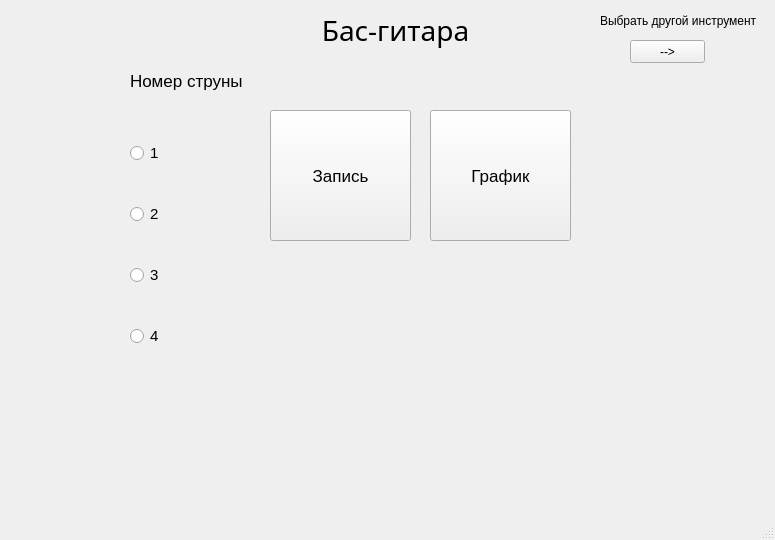
<?xml version="1.0" encoding="UTF-8"?>
<ui version="4.0">
 <class>MainWindow</class>
 <widget class="QMainWindow" name="MainWindow">
  <property name="geometry">
   <rect>
    <x>0</x>
    <y>0</y>
    <width>775</width>
    <height>540</height>
   </rect>
  </property>
  <property name="windowTitle">
   <string>MainWindow</string>
  </property>
  <widget class="QWidget" name="centralwidget">
   <widget class="QWidget" name="verticalLayoutWidget">
    <property name="geometry">
     <rect>
      <x>130</x>
      <y>110</y>
      <width>111</width>
      <height>271</height>
     </rect>
    </property>
    <layout class="QVBoxLayout" name="verticalLayout">
     <item>
      <widget class="QRadioButton" name="radioButton_2">
       <property name="font">
        <font>
         <pointsize>11</pointsize>
        </font>
       </property>
       <property name="text">
        <string>1</string>
       </property>
      </widget>
     </item>
     <item>
      <widget class="QRadioButton" name="radioButton">
       <property name="font">
        <font>
         <pointsize>11</pointsize>
        </font>
       </property>
       <property name="text">
        <string>2</string>
       </property>
      </widget>
     </item>
     <item>
      <widget class="QRadioButton" name="radioButton_3">
       <property name="font">
        <font>
         <pointsize>11</pointsize>
        </font>
       </property>
       <property name="text">
        <string>3</string>
       </property>
      </widget>
     </item>
     <item>
      <widget class="QRadioButton" name="radioButton_4">
       <property name="font">
        <font>
         <pointsize>11</pointsize>
        </font>
       </property>
       <property name="text">
        <string>4</string>
       </property>
      </widget>
     </item>
    </layout>
   </widget>
   <widget class="QLabel" name="label">
    <property name="geometry">
     <rect>
      <x>130</x>
      <y>60</y>
      <width>141</width>
      <height>41</height>
     </rect>
    </property>
    <property name="font">
     <font>
      <pointsize>13</pointsize>
     </font>
    </property>
    <property name="frameShape">
     <enum>QFrame::NoFrame</enum>
    </property>
    <property name="text">
     <string>Номер струны</string>
    </property>
   </widget>
   <widget class="QLabel" name="label_2">
    <property name="geometry">
     <rect>
      <x>280</x>
      <y>290</y>
      <width>291</width>
      <height>81</height>
     </rect>
    </property>
    <property name="font">
     <font>
      <pointsize>13</pointsize>
     </font>
    </property>
    <property name="text">
     <string/>
    </property>
    <property name="textFormat">
     <enum>Qt::AutoText</enum>
    </property>
    <property name="alignment">
     <set>Qt::AlignCenter</set>
    </property>
    <property name="margin">
     <number>0</number>
    </property>
   </widget>
   <widget class="QPushButton" name="Recording">
    <property name="geometry">
     <rect>
      <x>270</x>
      <y>110</y>
      <width>141</width>
      <height>131</height>
     </rect>
    </property>
    <property name="font">
     <font>
      <family>MS Shell Dlg 2</family>
      <pointsize>13</pointsize>
     </font>
    </property>
    <property name="text">
     <string>Запись</string>
    </property>
   </widget>
   <widget class="QPushButton" name="Exit">
    <property name="geometry">
     <rect>
      <x>630</x>
      <y>40</y>
      <width>75</width>
      <height>23</height>
     </rect>
    </property>
    <property name="text">
     <string>--&gt;</string>
    </property>
   </widget>
   <widget class="QLabel" name="label_3">
    <property name="geometry">
     <rect>
      <x>600</x>
      <y>10</y>
      <width>161</width>
      <height>21</height>
     </rect>
    </property>
    <property name="font">
     <font>
      <pointsize>9</pointsize>
     </font>
    </property>
    <property name="text">
     <string>Выбрать другой инструмент</string>
    </property>
   </widget>
   <widget class="QPushButton" name="Graf">
    <property name="geometry">
     <rect>
      <x>430</x>
      <y>110</y>
      <width>141</width>
      <height>131</height>
     </rect>
    </property>
    <property name="font">
     <font>
      <family>MS Shell Dlg 2</family>
      <pointsize>13</pointsize>
     </font>
    </property>
    <property name="text">
     <string>График</string>
    </property>
   </widget>
   <widget class="QLabel" name="label_4">
    <property name="geometry">
     <rect>
      <x>250</x>
      <y>10</y>
      <width>291</width>
      <height>41</height>
     </rect>
    </property>
    <property name="font">
     <font>
      <family>Arial Unicode MS</family>
      <pointsize>21</pointsize>
     </font>
    </property>
    <property name="text">
     <string>Бас-гитара</string>
    </property>
    <property name="alignment">
     <set>Qt::AlignCenter</set>
    </property>
    <property name="margin">
     <number>0</number>
    </property>
   </widget>
  </widget>
  <widget class="QMenuBar" name="menubar">
   <property name="geometry">
    <rect>
     <x>0</x>
     <y>0</y>
     <width>775</width>
     <height>21</height>
    </rect>
   </property>
  </widget>
  <widget class="QStatusBar" name="statusbar"/>
 </widget>
 <resources/>
 <connections/>
</ui>
